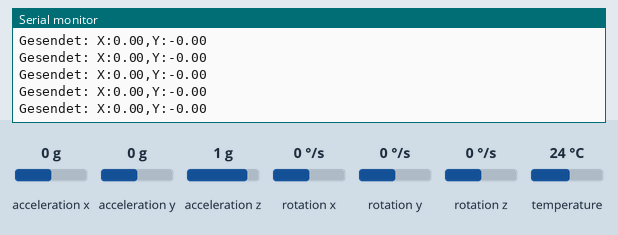
Recording of a sketch running on a simulated ESP32. Parts: the last lines printed to the serial monitor. Inputs (shaded band) come from the test bench; at power-on: acceleration x 0 g, acceleration y 0 g, acceleration z 1 g, rotation x 0 °/s, rotation y 0 °/s, rotation z 0 °/s, temperature 24 °C. Nothing arrives over Bluetooth unless stated; a phone connects over Bluetooth LE 3 s after start.

Above: at 3.9 s.
4.0 s: acceleration x set to -1.4 g
At 4.05 s:
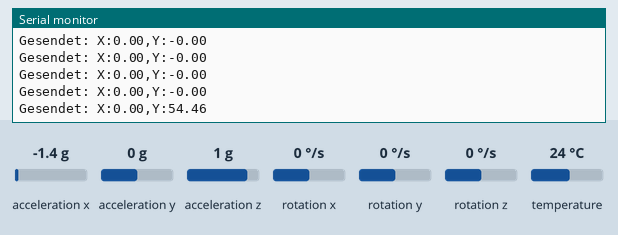
5.5 s: acceleration y set to -1.4 g
At 5.59 s:
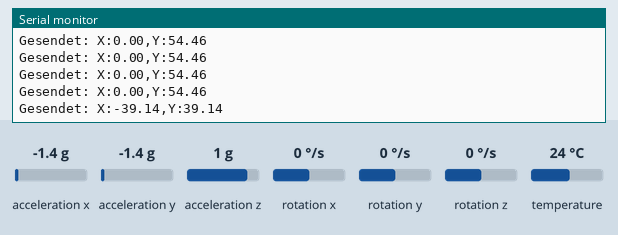
7.0 s: acceleration z set to -1.4 g
At 7.03 s:
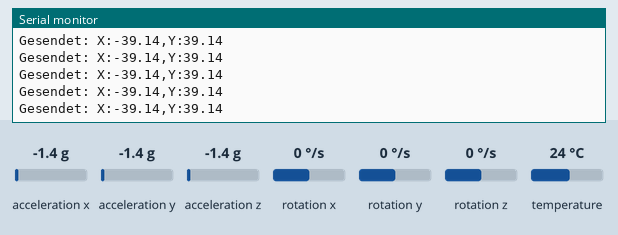
Timing chart, 0 to 10.0 s (numbered marks = the images above; inputs shaded):
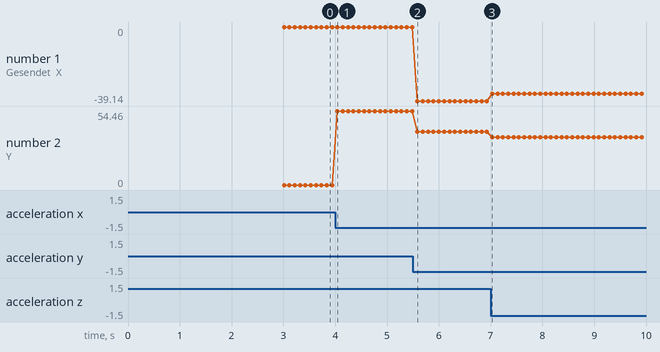

The sketch:

Wasserwage_ESP32.ino
```cpp
/*
 * Wasserwaage - ESP32 BLE + MPU6050
 *
 * Sendet Neigungsdaten per Bluetooth Low Energy an die App.
 *
 * Benötigte Bibliotheken:
 * - Adafruit MPU6050
 * - Adafruit Unified Sensor
 * - Adafruit BusIO
 */

#include <BLEDevice.h>
#include <BLEServer.h>
#include <BLEUtils.h>
#include <BLE2902.h>
#include <Wire.h>
#include <Adafruit_MPU6050.h>
#include <Adafruit_Sensor.h>

// === Konfiguration ===
#define BLE_DEVICE_NAME "Wasserwaage"
#define SEND_INTERVAL_MS 100   // Alle 100ms senden
#define MPU6050_SDA 21
#define MPU6050_SCL 22

// === Globale Variablen ===
Adafruit_MPU6050 mpu;
BLEServer* pServer = nullptr;
BLECharacteristic* pTiltCharacteristic = nullptr;
bool deviceConnected = false;
bool oldDeviceConnected = false;
unsigned long lastSendTime = 0;

// BLE UUIDs
#define SERVICE_UUID        "4fafc201-1fb5-459e-8fcc-c5c9c331914b"
#define TILT_CHAR_UUID      "beb5483e-36e1-4688-b7f5-ea07361b26a8"

// Callback wenn ein Gerät verbindet/trennt
class MyServerCallbacks: public BLEServerCallbacks {
  void onConnect(BLEServer* pServer) {
    deviceConnected = true;
  }
  void onDisconnect(BLEServer* pServer) {
    deviceConnected = false;
  }
};

void setup() {
  Serial.begin(115200);
  Serial.println("Wasserwaage startet...");

  // MPU6050 initialisieren
  Wire.begin(MPU6050_SDA, MPU6050_SCL);

  if (!mpu.begin()) {
    Serial.println("Fehler: MPU6050 nicht gefunden!");
    Serial.println("Prüfe Verdrahtung (SDA=21, SCL=22, VCC=3.3V, GND=GND)");
    while (1) {
      delay(1000);
    }
  }

  mpu.setAccelerometerRange(MPU6050_RANGE_2_G);
  mpu.setGyroRange(MPU6050_RANGE_250_DEG);
  mpu.setFilterBandwidth(MPU6050_BAND_5_HZ);

  Serial.println("MPU6050 bereit");

  // BLE initialisieren
  BLEDevice::init(BLE_DEVICE_NAME);
  pServer = BLEDevice::createServer();
  pServer->setCallbacks(new MyServerCallbacks());

  BLEService* pService = pServer->createService(SERVICE_UUID);
  pTiltCharacteristic = pService->createCharacteristic(
    TILT_CHAR_UUID,
    BLECharacteristic::PROPERTY_READ   |
    BLECharacteristic::PROPERTY_NOTIFY
  );
  pTiltCharacteristic->addDescriptor(new BLE2902());
  pService->start();

  BLEAdvertising* pAdvertising = BLEDevice::getAdvertising();
  pAdvertising->addServiceUUID(SERVICE_UUID);
  pAdvertising->setScanResponse(true);
  pAdvertising->setMinPreferred(0x06);
  pAdvertising->setMinPreferred(0x12);
  BLEDevice::startAdvertising();

  Serial.println("BLE bereit - Gerät heißt: " BLE_DEVICE_NAME);
  Serial.println("Jetzt mit der App verbinden!");
}

void loop() {
  // Verbindungswiederherstellung nach Trennung
  if (!deviceConnected && oldDeviceConnected) {
    delay(500);
    pServer->startAdvertising();
    Serial.println("Warte auf neue Verbindung...");
    oldDeviceConnected = deviceConnected;
  }
  if (deviceConnected && !oldDeviceConnected) {
    oldDeviceConnected = deviceConnected;
  }

  // Daten senden wenn verbunden und Intervall abgelaufen
  if (deviceConnected && (millis() - lastSendTime >= SEND_INTERVAL_MS)) {
    sensors_event_t a, g, temp;
    mpu.getEvent(&a, &g, &temp);

    // Neigungswinkel aus Accelerometer berechnen (in Grad)
    // atan2 gibt Winkel relativ zur Vertikalen
    float angleX = atan2(a.acceleration.y, sqrt(a.acceleration.x * a.acceleration.x + a.acceleration.z * a.acceleration.z)) * 180.0 / PI;
    float angleY = atan2(-a.acceleration.x, sqrt(a.acceleration.y * a.acceleration.y + a.acceleration.z * a.acceleration.z)) * 180.0 / PI;

    // Als String senden: "X:12.34,Y:-5.67"
    char dataBuffer[32];
    snprintf(dataBuffer, sizeof(dataBuffer), "X:%.2f,Y:%.2f", angleX, angleY);

    pTiltCharacteristic->setValue(dataBuffer);
    pTiltCharacteristic->notify();

    Serial.printf("Gesendet: %s\n", dataBuffer);

    lastSendTime = millis();
  }

  delay(10);
}
```

Measured:
- after the input at 4.0 s, the serial monitor: prints a new line at once (image 1)
- after the input at 5.5 s, the serial monitor: prints a new line after 0.09 s (image 2)
- plotted number 1: 0 → -39.14 after the input at 5.5 s, -39.14 → -35.26 after the input at 7.0 s
- plotted number 2: 0 → 54.46 after the input at 4.0 s, 54.46 → 39.14 after the input at 5.5 s, 39.14 → 35.26 after the input at 7.0 s
